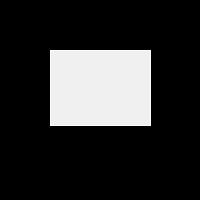
Frame 1 (no input)
Frame 60 (the mouse pressed at the canvas centre just before this capture): identical to frame 1, image omitted
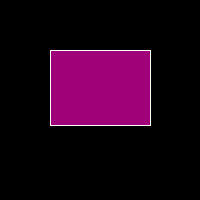
Frame 120 (the mouse held since frame 60 and released just before this capture)

The Processing sketch that drew these frames (run headless with seeded random() and noise(); from frame 60 on, the mouse is pressed at the canvas centre):

// Processing sketch: exercise05_05_simple_rollover_sketch
// ── exercise05_05_simple_rollover_sketch.pde
int x = 50;
int y = 50;
int w = 100;
int h = 75;

void setup() {
  size(200,200);
}

void draw() {
  background(0);
  stroke(255);

  if (
    mouseX > x && mouseX < x + w 
    && y < mouseY && mouseY < y + h
  ) {
    fill(160, 0, 120);
  } else {
    fill(240);
  }
  rect(x,y,w,h);
}
